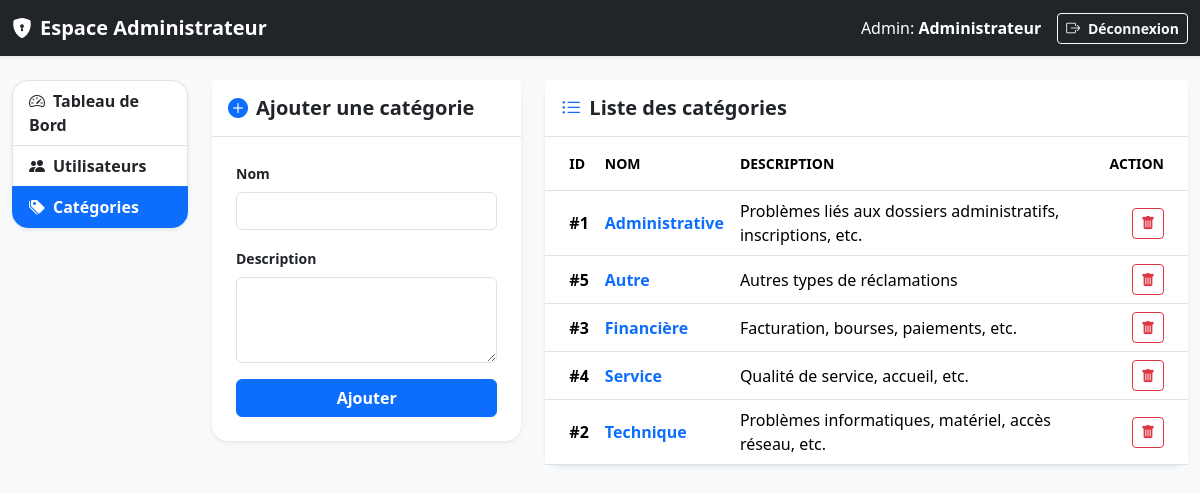
The app's page /espaces/administrateur/categories.php (signed in) with its own data.
### tables this page shows
CREATE TABLE IF NOT EXISTS categories (
    id INT AUTO_INCREMENT PRIMARY KEY,
    nom VARCHAR(100) NOT NULL,
    description TEXT
);

### espaces/administrateur/categories.php (the view, shortened to what this page needs)
<?php
$pdo = get_pdo();
$categories = $pdo->query("SELECT * FROM categories ORDER BY nom ASC")->fetchAll();
include '../../includes/head.php';
?>
<body class="bg-light">
    <nav class="navbar navbar-expand-lg navbar-dark bg-dark shadow-sm">
        <div class="container-fluid">
            <a class="navbar-brand fw-bold" href="index.php"><i class="bi bi-shield-lock-fill me-2"></i>Espace Administrateur</a>
            <div class="d-flex align-items-center">
                <span class="text-white me-3">Admin: <strong><?php echo htmlspecialchars($_SESSION['user_name']); ?></strong></span>
                <a class="btn btn-outline-light btn-sm fw-bold" href="../../frontend/deconnexion.php">
                    <i class="bi bi-box-arrow-right me-1"></i> Déconnexion
                </a>
            </div>
        </div>
    </nav>
    <div class="container-fluid py-4">
        <div class="row g-4">
            <div class="col-lg-2">
                <div class="list-group shadow-sm rounded-4 border-0">
                    <a href="index.php" class="list-group-item list-group-item-action fw-bold">
                        <i class="bi bi-speedometer2 me-2"></i>Tableau de Bord
                    </a>
                    <a href="users.php" class="list-group-item list-group-item-action fw-bold">
                        <i class="bi bi-people-fill me-2"></i>Utilisateurs
                    </a>
                    <a href="categories.php" class="list-group-item list-group-item-action active fw-bold" aria-current="true">
                        <i class="bi bi-tags-fill me-2"></i>Catégories
                    </a>
                </div>
            </div>
            <div class="col-lg-10">
                <div class="row g-4">
                    <div class="col-md-4">
                        <div class="card shadow-sm border-0 rounded-4">
                            <div class="card-header bg-white p-3 border-bottom">
                                <h5 class="mb-0 fw-bold"><i class="bi bi-plus-circle-fill me-2 text-primary"></i>Ajouter une catégorie</h5>
                            </div>
                            <div class="card-body p-4">
                                <form method="POST" action="categories.php">
                                    <div class="mb-3">
                                        <label class="form-label fw-bold small">Nom</label>
                                        <input type="text" class="form-control" name="nom" required>
                                    </div>
                                    <div class="mb-3">
                                        <label class="form-label fw-bold small">Description</label>
                                        <textarea class="form-control" name="description" rows="3"></textarea>
                                    </div>
                                    <div class="d-grid">
                                        <button type="submit" class="btn btn-primary fw-bold">Ajouter</button>
                                    </div>
                                </form>
                            </div>
                        </div>
                    </div>
                    <div class="col-md-8">
                        <div class="card shadow-sm border-0 rounded-4">
                            <div class="card-header bg-white p-3 border-bottom">
                                <h5 class="mb-0 fw-bold"><i class="bi bi-list-ul me-2 text-primary"></i>Liste des catégories</h5>
                            </div>
                            <div class="card-body p-0">
                                <div class="table-responsive">
                                    <table class="table table-hover align-middle mb-0">
                                        <thead class="bg-light text-muted text-uppercase small">
                                            <tr>
                                                <th class="ps-4 py-3">ID</th>
                                                <th class="py-3">Nom</th>
                                                <th class="py-3">Description</th>
                                                <th class="py-3 text-end pe-4">Action</th>
                                            </tr>
                                        </thead>
                                        <tbody>
                                            <?php foreach ($categories as $cat): ?>
                                                <tr>
                                                    <td class="ps-4 fw-bold">#<?php echo $cat['id']; ?></td>
                                                    <td class="fw-bold text-primary"><?php echo htmlspecialchars($cat['nom']); ?></td>
                                                    <td><?php echo htmlspecialchars($cat['description']); ?></td>
                                                    <td class="text-end pe-4">
                                                        <a href="categories.php?delete=<?php echo $cat['id']; ?>" class="btn btn-sm btn-outline-danger" onclick="return confirm('Êtes-vous sûr de vouloir supprimer cette catégorie ?');">
                                                            <i class="bi bi-trash-fill"></i>
                                                        </a>
                                                    </td>
                                                </tr>
                                            <?php endforeach; ?>
                                        </tbody>
                                    </table>
                                </div>
                            </div>
                        </div>
                    </div>
                </div>
            </div>
        </div>
    </div>
    <?php include '../../includes/footer.php'; ?>
</body>
</html>

### includes/head.php (shortened to what this page needs)
<!DOCTYPE html>
<html lang="fr">
<head>
    <link href="https://cdn.jsdelivr.net/npm/bootstrap@5.3.3/dist/css/bootstrap.min.css" rel="stylesheet">
    <link rel="stylesheet" href="https://cdn.jsdelivr.net/npm/bootstrap-icons@1.11.3/font/bootstrap-icons.min.css">
</head>

### includes/footer.php (shortened to what this page needs)
</html>

### records on screen
categories: id "1", nom "Administrative", description "Problèmes liés aux dossiers administratifs, inscriptions, etc."
categories: id "5", nom "Autre", description "Autres types de réclamations"
categories: id "3", nom "Financière", description "Facturation, bourses, paiements, etc."
categories: id "4", nom "Service", description "Qualité de service, accueil, etc."
categories: id "2", nom "Technique", description "Problèmes informatiques, matériel, accès réseau, etc."

### other values on screen
$_SESSION['user_name'] "Administrateur"
